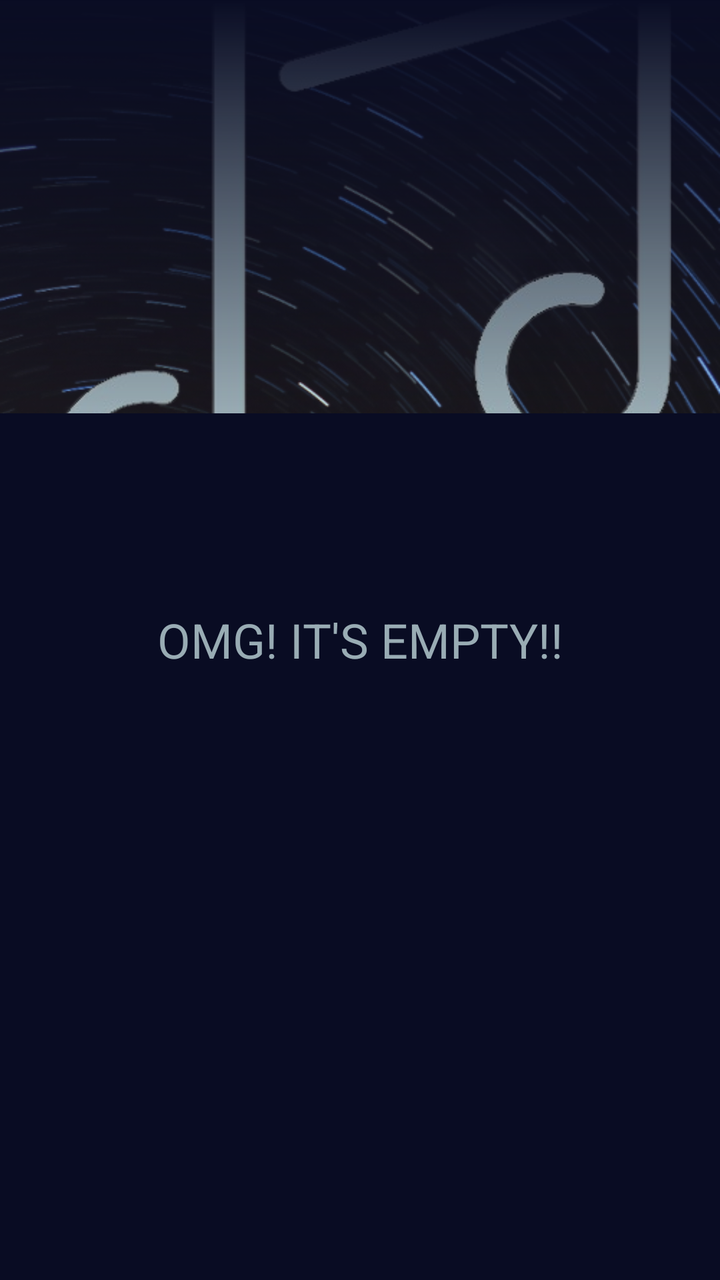
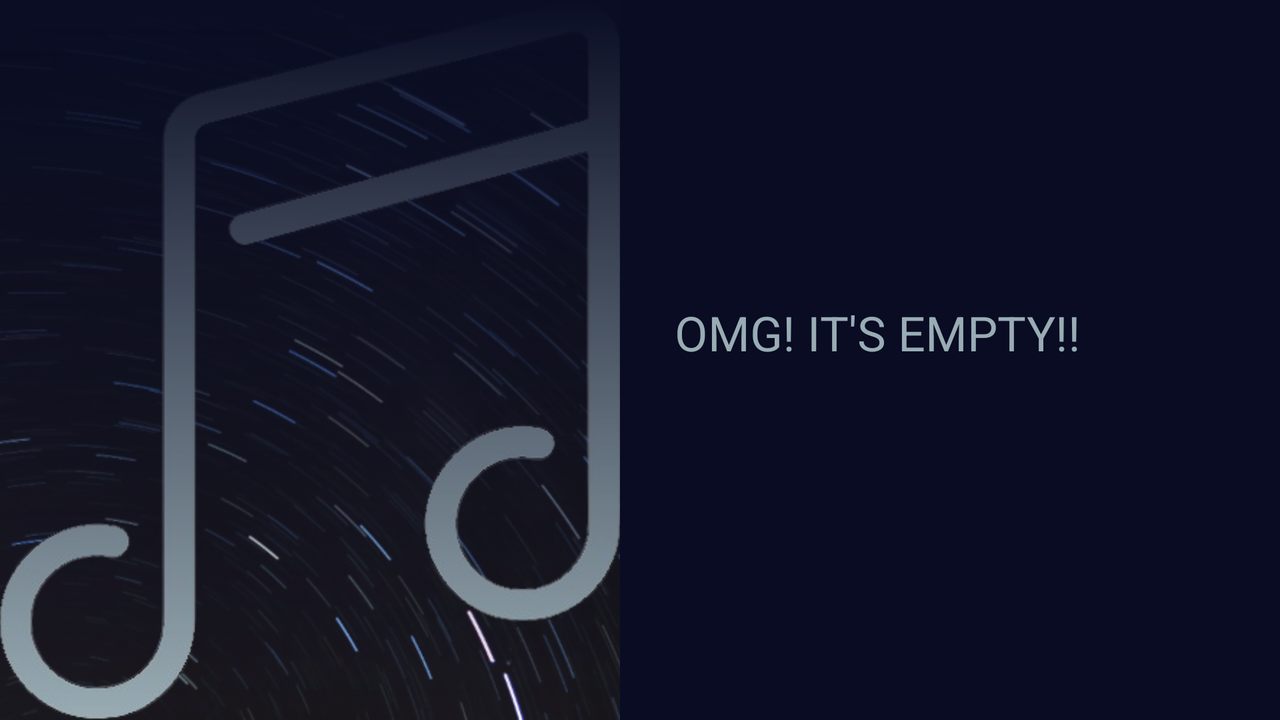

First picture: res/layout/ on a phone held upright. Second picture: the repository's own variant of that layout, on a device whose configuration matches the variant's folder. Source for both follows.
<!-- AndroidManifest.xml: application theme Theme.ASamsungMusicPlayerReplica -->
<!-- res/layout/activity_album_details.xml -->
<?xml version="1.0" encoding="utf-8"?>
<RelativeLayout xmlns:android="http://schemas.android.com/apk/res/android"
    xmlns:app="http://schemas.android.com/apk/res-auto"
    xmlns:tools="http://schemas.android.com/tools"
    android:id="@+id/album_details_activity_album_details_relativelayout"
    android:layout_width="match_parent"
    android:layout_height="match_parent"
    android:background="@color/colorPrimaryDark"
    tools:context=".AlbumDetailsActivity">

    <LinearLayout
        android:layout_width="match_parent"
        android:layout_height="match_parent"
        android:id="@+id/album_details_activity_album_details_linearlayout"
        android:orientation="vertical"
        android:weightSum="6"
        tools:ignore="UselessParent">

        <RelativeLayout
            android:layout_width="match_parent"
            android:layout_height="0dp"
            android:id="@+id/album_details_activity_album_details_item_relativelayout"
            android:layout_weight="2">

            <ImageView
                android:layout_width="match_parent"
                android:layout_height="match_parent"
                android:id="@+id/album_details_activity_album_details_ablum_art"
                android:src="@drawable/default_ablum_art"
                android:scaleType="centerCrop"/>

            <ImageView
                android:layout_width="match_parent"
                android:layout_height="match_parent"
                android:id="@+id/album_details_activity_album_details_ablum_art_gradient"
                android:src="@drawable/gredient_bg_top"/>

        </RelativeLayout>

        <androidx.recyclerview.widget.RecyclerView
            android:layout_width="match_parent"
            android:layout_height="0dp"
            android:layout_margin="10sp"
            android:id="@+id/album_details_activity_album_details_items_recyclerview"
            android:layout_weight="4"

            android:singleLine="true"
            android:marqueeRepeatLimit="marquee_forever"
            android:ellipsize="marquee"
            android:scrollHorizontally="true"

            android:focusable="true"
            android:focusableInTouchMode="true"
            android:freezesText="true"
            android:textColorHighlight="@android:color/transparent"
            />


    </LinearLayout>

    <TextView
        android:id="@+id/albumDetails_album_list_no_songs_text"
        android:layout_width="match_parent"
        android:layout_height="match_parent"
        android:text="@string/message_no_songs_text"
        android:textSize="24sp"
        android:gravity="center"
        android:textColor="@color/textWhite"/>

</RelativeLayout>
<!-- resources referenced by this layout -->
<resources>
  <color name="colorPrimaryDark">#090C23</color>
  <color name="textWhite">#99ACB4</color>
  <!-- drawable default_ablum_art: png bitmap (drawable, 337424 bytes) -->
  <!-- drawable gredient_bg_top (drawable) -->
  <?xml version="1.0" encoding="utf-8"?>
  <shape xmlns:android="http://schemas.android.com/apk/res/android">
      <gradient android:startColor="@color/colorPrimaryDark"
          android:angle="270"/>
  
  </shape>
  <string name="message_no_songs_text">OMG! IT\'S EMPTY!!</string>
  <!-- from res/values-v23/ -->
  <style name="Theme.ASamsungMusicPlayerReplica" parent="Base.Theme.ASamsungMusicPlayerReplica">
          
          <item name="android:navigationBarColor">@android:color/transparent</item>
          <item name="android:statusBarColor">@android:color/transparent</item>
          <item name="android:windowLightStatusBar">?attr/isLightTheme</item>
      </style>
  <style name="Base.Theme.ASamsungMusicPlayerReplica" parent="Theme.Material3.DayNight.NoActionBar">
          
          
      </style>
</resources>
<!-- res/layout-land/activity_album_details.xml (the repository's variant of the layout above) -->
<!-- drawn on the phone turned sideways -->
<?xml version="1.0" encoding="utf-8"?>
<RelativeLayout xmlns:android="http://schemas.android.com/apk/res/android"
    xmlns:app="http://schemas.android.com/apk/res-auto"
    xmlns:tools="http://schemas.android.com/tools"
    android:id="@+id/album_details_activity_album_details_relativelayout"
    android:layout_width="match_parent"
    android:layout_height="match_parent"
    android:background="@color/colorPrimaryDark"
    tools:context=".AlbumDetailsActivity">

    <LinearLayout
        android:layout_width="match_parent"
        android:layout_height="match_parent"
        android:id="@+id/album_details_activity_album_details_linearlayout"
        android:orientation="horizontal"
        android:weightSum="2"
        android:background="@drawable/player_main_bg"
        tools:ignore="UselessParent">

        <RelativeLayout
            android:layout_width="0dp"
            android:layout_height="match_parent"
            android:id="@+id/album_details_activity_album_details_item_relativelayout"
            android:layout_weight="1">

            <ImageView
                android:layout_width="match_parent"
                android:layout_height="match_parent"
                android:id="@+id/album_details_activity_album_details_ablum_art"
                android:src="@drawable/default_ablum_art"
                android:scaleType="centerCrop"/>

            <ImageView
                android:layout_width="match_parent"
                android:layout_height="match_parent"
                android:id="@+id/album_details_activity_album_details_ablum_art_gradient"
                android:src="@drawable/gredient_bg_top"/>

        </RelativeLayout>

        <androidx.recyclerview.widget.RecyclerView
            android:layout_width="0dp"
            android:layout_height="match_parent"
            android:layout_margin="10sp"
            android:id="@+id/album_details_activity_album_details_items_recyclerview"
            android:layout_weight="1"

            android:singleLine="true"
            android:marqueeRepeatLimit="marquee_forever"
            android:ellipsize="marquee"
            android:scrollHorizontally="true"

            android:focusable="true"
            android:focusableInTouchMode="true"
            android:freezesText="true"
            android:textColorHighlight="@android:color/transparent"
            />

    </LinearLayout>

    <TextView
        android:id="@+id/albumDetails_album_list_no_songs_text"
        android:layout_width="match_parent"
        android:layout_height="match_parent"
        android:text="@string/message_no_songs_text"
        android:textSize="24sp"
        android:gravity="right"
        android:layout_marginEnd="100sp"
        android:layout_marginTop="150sp"
        android:textColor="@color/textWhite"/>

</RelativeLayout>
